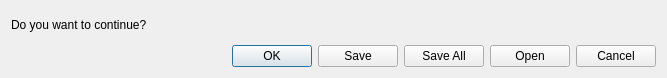
<?xml version="1.0" encoding="UTF-8"?>
<ui version="4.0">
 <class>InfoDialog</class>
 <widget class="QDialog" name="InfoDialog">
  <property name="geometry">
   <rect>
    <x>0</x>
    <y>0</y>
    <width>667</width>
    <height>78</height>
   </rect>
  </property>
  <property name="windowTitle">
   <string>Dialog</string>
  </property>
  <layout class="QVBoxLayout" name="verticalLayout">
   <item>
    <widget class="QLabel" name="label">
     <property name="text">
      <string>Do you want to continue? </string>
     </property>
    </widget>
   </item>
   <item>
    <widget class="QDialogButtonBox" name="buttonBox">
     <property name="standardButtons">
      <set>QDialogButtonBox::Cancel|QDialogButtonBox::Ok|QDialogButtonBox::Open|QDialogButtonBox::Save|QDialogButtonBox::SaveAll</set>
     </property>
    </widget>
   </item>
  </layout>
 </widget>
 <resources/>
 <connections/>
</ui>
